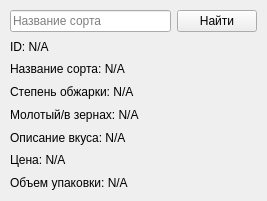
<?xml version="1.0" encoding="UTF-8"?>
<ui version="4.0">
 <class>MainWindow</class>
 <widget class="QMainWindow" name="MainWindow">
  <property name="geometry">
   <rect>
    <x>0</x>
    <y>0</y>
    <width>267</width>
    <height>201</height>
   </rect>
  </property>
  <property name="windowTitle">
   <string>MainWindow</string>
  </property>
  <widget class="QWidget" name="centralwidget">
   <layout class="QVBoxLayout" name="verticalLayout">
    <property name="leftMargin">
     <number>10</number>
    </property>
    <property name="topMargin">
     <number>10</number>
    </property>
    <property name="rightMargin">
     <number>10</number>
    </property>
    <property name="bottomMargin">
     <number>10</number>
    </property>
    <item>
     <layout class="QHBoxLayout" name="horizontalLayout">
      <item>
       <widget class="QLineEdit" name="lineEdit">
        <property name="placeholderText">
         <string>Название сорта</string>
        </property>
       </widget>
      </item>
      <item>
       <widget class="QPushButton" name="button">
        <property name="text">
         <string>Найти</string>
        </property>
       </widget>
      </item>
     </layout>
    </item>
    <item>
     <layout class="QVBoxLayout" name="verticalLayout_2">
      <item>
       <widget class="QLabel" name="label_1">
        <property name="text">
         <string>ID: N/A</string>
        </property>
       </widget>
      </item>
      <item>
       <widget class="QLabel" name="label_2">
        <property name="text">
         <string>Название сорта: N/A</string>
        </property>
       </widget>
      </item>
      <item>
       <widget class="QLabel" name="label_3">
        <property name="text">
         <string>Степень обжарки: N/A</string>
        </property>
       </widget>
      </item>
      <item>
       <widget class="QLabel" name="label_4">
        <property name="text">
         <string>Молотый/в зернах: N/A</string>
        </property>
       </widget>
      </item>
      <item>
       <widget class="QLabel" name="label_5">
        <property name="text">
         <string>Описание вкуса: N/A</string>
        </property>
       </widget>
      </item>
      <item>
       <widget class="QLabel" name="label_6">
        <property name="text">
         <string>Цена: N/A</string>
        </property>
       </widget>
      </item>
      <item>
       <widget class="QLabel" name="label_7">
        <property name="text">
         <string>Объем упаковки: N/A</string>
        </property>
       </widget>
      </item>
     </layout>
    </item>
   </layout>
  </widget>
 </widget>
 <resources/>
 <connections/>
</ui>
